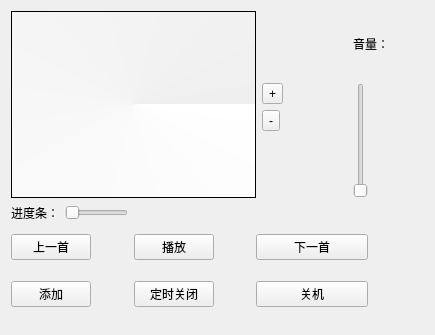
<?xml version="1.0" encoding="UTF-8"?>
<ui version="4.0">
 <class>Widget</class>
 <widget class="QWidget" name="Widget">
  <property name="geometry">
   <rect>
    <x>0</x>
    <y>0</y>
    <width>435</width>
    <height>335</height>
   </rect>
  </property>
  <property name="windowTitle">
   <string>Widget</string>
  </property>
  <property name="windowIcon">
   <iconset resource="s.qrc">
    <normaloff>:/u=131714078,292105249&amp;fm=26&amp;gp=0.jpg</normaloff>:/u=131714078,292105249&amp;fm=26&amp;gp=0.jpg</iconset>
  </property>
  <property name="autoFillBackground">
   <bool>false</bool>
  </property>
  <property name="styleSheet">
   <string notr="true"/>
  </property>
  <layout class="QGridLayout" name="gridLayout">
   <item row="0" column="0" rowspan="3" colspan="6">
    <widget class="QTableWidget" name="tableWidget">
     <property name="autoFillBackground">
      <bool>false</bool>
     </property>
     <property name="styleSheet">
      <string notr="true">background-color: qconicalgradient(cx:0.5, cy:0.5, angle:0, stop:0 rgba(0, 0, 0, 0), stop:1 rgba(255, 255, 255, 255));
color: rgb(0, 0, 0);</string>
     </property>
     <property name="sizeAdjustPolicy">
      <enum>QAbstractScrollArea::AdjustIgnored</enum>
     </property>
     <property name="autoScroll">
      <bool>true</bool>
     </property>
     <attribute name="horizontalHeaderVisible">
      <bool>false</bool>
     </attribute>
     <attribute name="horizontalHeaderCascadingSectionResizes">
      <bool>false</bool>
     </attribute>
     <attribute name="horizontalHeaderShowSortIndicator" stdset="0">
      <bool>false</bool>
     </attribute>
     <attribute name="horizontalHeaderStretchLastSection">
      <bool>true</bool>
     </attribute>
     <column>
      <property name="text">
       <string>my  music</string>
      </property>
     </column>
    </widget>
   </item>
   <item row="0" column="7" colspan="2">
    <widget class="QLabel" name="label_2">
     <property name="text">
      <string>音量：</string>
     </property>
    </widget>
   </item>
   <item row="1" column="6">
    <layout class="QVBoxLayout" name="verticalLayout">
     <item>
      <widget class="QToolButton" name="toolButton">
       <property name="text">
        <string>+</string>
       </property>
      </widget>
     </item>
     <item>
      <widget class="QToolButton" name="toolButton_2">
       <property name="text">
        <string>-</string>
       </property>
      </widget>
     </item>
    </layout>
   </item>
   <item row="1" column="7" rowspan="2">
    <widget class="QSlider" name="volumeSlider">
     <property name="orientation">
      <enum>Qt::Vertical</enum>
     </property>
    </widget>
   </item>
   <item row="1" column="8" rowspan="2">
    <spacer name="horizontalSpacer_4">
     <property name="orientation">
      <enum>Qt::Horizontal</enum>
     </property>
     <property name="sizeHint" stdset="0">
      <size>
       <width>73</width>
       <height>20</height>
      </size>
     </property>
    </spacer>
   </item>
   <item row="2" column="6">
    <spacer name="horizontalSpacer_3">
     <property name="orientation">
      <enum>Qt::Horizontal</enum>
     </property>
     <property name="sizeHint" stdset="0">
      <size>
       <width>135</width>
       <height>20</height>
      </size>
     </property>
    </spacer>
   </item>
   <item row="3" column="0">
    <widget class="QLabel" name="label">
     <property name="text">
      <string>进度条：</string>
     </property>
    </widget>
   </item>
   <item row="3" column="1" colspan="2">
    <widget class="QSlider" name="horizontalSlider">
     <property name="orientation">
      <enum>Qt::Horizontal</enum>
     </property>
    </widget>
   </item>
   <item row="3" column="3" rowspan="2">
    <spacer name="verticalSpacer_3">
     <property name="orientation">
      <enum>Qt::Vertical</enum>
     </property>
     <property name="sizeHint" stdset="0">
      <size>
       <width>20</width>
       <height>13</height>
      </size>
     </property>
    </spacer>
   </item>
   <item row="4" column="2" rowspan="3">
    <spacer name="horizontalSpacer">
     <property name="orientation">
      <enum>Qt::Horizontal</enum>
     </property>
     <property name="sizeHint" stdset="0">
      <size>
       <width>81</width>
       <height>20</height>
      </size>
     </property>
    </spacer>
   </item>
   <item row="4" column="8" rowspan="3">
    <spacer name="horizontalSpacer_5">
     <property name="orientation">
      <enum>Qt::Horizontal</enum>
     </property>
     <property name="sizeHint" stdset="0">
      <size>
       <width>100</width>
       <height>20</height>
      </size>
     </property>
    </spacer>
   </item>
   <item row="5" column="0" colspan="2">
    <widget class="QPushButton" name="buttonleft">
     <property name="text">
      <string>上一首</string>
     </property>
    </widget>
   </item>
   <item row="5" column="3">
    <widget class="QPushButton" name="buttonplay">
     <property name="text">
      <string>播放</string>
     </property>
    </widget>
   </item>
   <item row="5" column="4">
    <spacer name="horizontalSpacer_2">
     <property name="orientation">
      <enum>Qt::Horizontal</enum>
     </property>
     <property name="sizeHint" stdset="0">
      <size>
       <width>81</width>
       <height>20</height>
      </size>
     </property>
    </spacer>
   </item>
   <item row="5" column="5" colspan="3">
    <widget class="QPushButton" name="buttonright">
     <property name="text">
      <string>下一首</string>
     </property>
    </widget>
   </item>
   <item row="6" column="3" rowspan="2">
    <spacer name="verticalSpacer_2">
     <property name="orientation">
      <enum>Qt::Vertical</enum>
     </property>
     <property name="sizeHint" stdset="0">
      <size>
       <width>20</width>
       <height>14</height>
      </size>
     </property>
    </spacer>
   </item>
   <item row="7" column="2" rowspan="3">
    <spacer name="horizontalSpacer_6">
     <property name="orientation">
      <enum>Qt::Horizontal</enum>
     </property>
     <property name="sizeHint" stdset="0">
      <size>
       <width>81</width>
       <height>20</height>
      </size>
     </property>
    </spacer>
   </item>
   <item row="7" column="4" rowspan="3">
    <spacer name="horizontalSpacer_7">
     <property name="orientation">
      <enum>Qt::Horizontal</enum>
     </property>
     <property name="sizeHint" stdset="0">
      <size>
       <width>81</width>
       <height>20</height>
      </size>
     </property>
    </spacer>
   </item>
   <item row="8" column="0" colspan="2">
    <widget class="QPushButton" name="pushButton">
     <property name="text">
      <string>添加</string>
     </property>
    </widget>
   </item>
   <item row="8" column="3">
    <widget class="QPushButton" name="buttontime">
     <property name="text">
      <string>定时关闭</string>
     </property>
    </widget>
   </item>
   <item row="8" column="5" colspan="3">
    <widget class="QPushButton" name="pushButton_2">
     <property name="text">
      <string>关机</string>
     </property>
    </widget>
   </item>
   <item row="8" column="8" rowspan="2">
    <spacer name="horizontalSpacer_8">
     <property name="orientation">
      <enum>Qt::Horizontal</enum>
     </property>
     <property name="sizeHint" stdset="0">
      <size>
       <width>55</width>
       <height>20</height>
      </size>
     </property>
    </spacer>
   </item>
   <item row="9" column="3">
    <spacer name="verticalSpacer">
     <property name="orientation">
      <enum>Qt::Vertical</enum>
     </property>
     <property name="sizeHint" stdset="0">
      <size>
       <width>20</width>
       <height>14</height>
      </size>
     </property>
    </spacer>
   </item>
  </layout>
 </widget>
 <layoutdefault spacing="6" margin="11"/>
 <resources>
  <include location="s.qrc"/>
 </resources>
 <connections/>
</ui>
